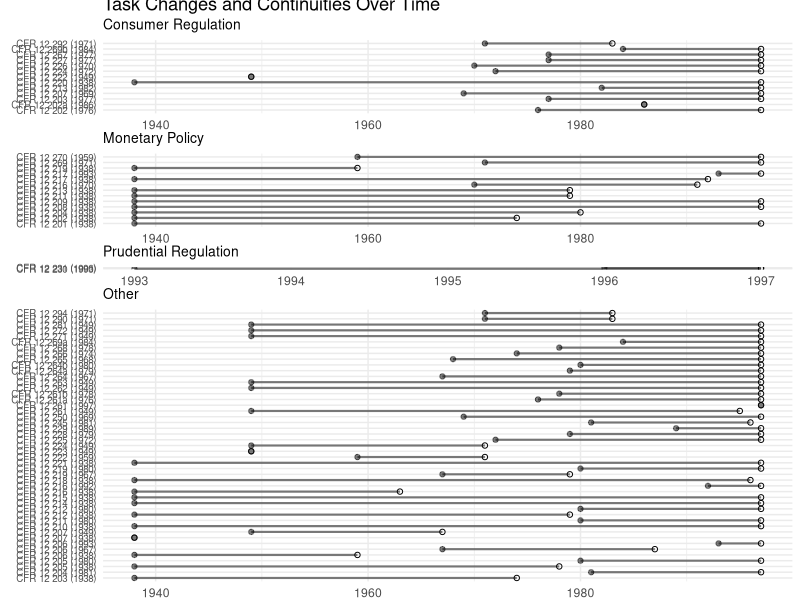

Write R code to recreate this figure.
library(tidyverse)
library(cowplot)

# Load the data
data <- read.csv("labels.csv")

# Ensure each label has a consistent category
data <- data |> 
  group_by(label) |> 
  mutate(Category = first(Category)) |> 
  ungroup()

# Process the data to identify the start, end, and reassignment years
task_info <- data |>
  group_by(label, Category) |>
  summarise(start = min(Year), end = max(Year), Task = first(Task)) |>
  ungroup() |>
  mutate(Task = as.factor(Task))

# Identify reassigned tasks (task number and first few numbers of the label don't match)
data <- data |> 
  mutate(label_prefix = as.numeric(sub("\\(.*", "", label)),
         Task = as.factor(Task))

reassigned_tasks <- data |>
  filter(Task != label_prefix)

# Creating better y-axis labels
task_info <- task_info |>
  mutate(TaskLabel = paste("CFR 12 ", sub(" .*", "", label), 
                           " (", sub(".*Yr (\\d{4}).*", "\\1", label), ")", sep = ""))

################ plotting ####################### --------------------------------------

# plot by category
generate_plot <- function(task_info, reassigned_tasks, category, title) {
  filtered_task_info <- task_info |> filter(Category == category)
  filtered_task_info$TaskLabel <- droplevels(factor(filtered_task_info$TaskLabel))
  
  filtered_reassigned_tasks <- reassigned_tasks |> filter(Category == category)
  filtered_reassigned_tasks$label <- droplevels(factor(paste("CFR 12 ", sub(" .*", "", filtered_reassigned_tasks$label), 
                                                             " (", sub(".*Yr (\\d{4}).*", "\\1", filtered_reassigned_tasks$label), ")", sep = "")))
  
  if (nrow(filtered_task_info) == 0 & nrow(filtered_reassigned_tasks) == 0) {
    warning(paste("No data for category:", category))
    return(NULL)
  }
  
  p <- ggplot() +
    geom_segment(data = filtered_task_info, aes(x = start, xend = end, y = TaskLabel, yend = TaskLabel),
                 size = 0.75, alpha = 0.50) +
    geom_point(data = filtered_task_info, aes(x = start, y = TaskLabel), size = 1.5, alpha = 0.50) +
    geom_point(data = filtered_task_info, aes(x = end, y = TaskLabel), shape = 1, size = 1.5) +
    geom_point(data = filtered_reassigned_tasks, 
               aes(x = Year, y = label), 
               shape = 4, size = 3) +
    scale_y_discrete(limits = levels(filtered_task_info$TaskLabel)) +
    labs(x = NULL, y = NULL, title = title) +
    theme_minimal() +
    theme(plot.title.position = "panel",
          plot.title = element_text(size = 10),
          axis.text.y = element_text(size = 7),
          plot.margin = unit(c(0, 0, 0, 0), "cm"))
  
  return(p)
}

# creating plots
consumer_reg_plot <- 
  generate_plot(task_info, reassigned_tasks, "consumer regulation", "Consumer Regulation")

monetary_pol_plot <- 
  generate_plot(task_info, reassigned_tasks, "monetary policy", "Monetary Policy")

prudential_reg_plot <- 
  generate_plot(task_info, reassigned_tasks, "prudential regulation", "Prudential Regulation")

other_plot <- 
  generate_plot(task_info, reassigned_tasks, "other", "Other")

title <- 
  ggplot() +
  labs(title = "Task Changes and Continuities Over Time") +
  theme_minimal()

combined_plot <- 
  plot_grid(title, consumer_reg_plot, monetary_pol_plot, prudential_reg_plot, other_plot,
            ncol = 1, align = 'v', rel_heights = c(0.065, 0.4, 0.4, 0.15, 1.1))

ggsave("combined_plot.jpg", plot = combined_plot, width = 6.5, height = 9)